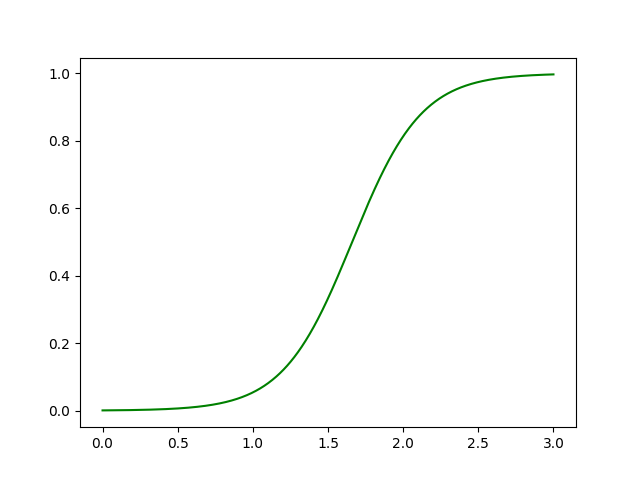

Write Python code to recreate this figure.
#Train a logistic regression classifier to predict whether a flower is iris virginica or not



from sklearn import datasets
from sklearn.linear_model import LogisticRegression
import numpy as np
import matplotlib.pyplot as plt
iris=datasets.load_iris()
X = iris["data"][:,3:]
y=(iris["target"] == 2).astype(int)
#print(y)

#Train A Logistic Regression Classifier
clf=LogisticRegression()
clf.fit(X,y)
example = clf.predict(([[1.6]])) #here it tells whether its true or false
print(example)

#Using matplotlib to plot the visualization
X_new=np.linspace(0,3,1000).reshape(-1,1)
#print(X_new)
y_prob = clf.predict_proba(X_new)  #here we get probability
plt.plot(X_new,y_prob[:,1],"g-",label="virginica")
plt.show()


#print(list(iris.keys()))
#print(iris['target'])
